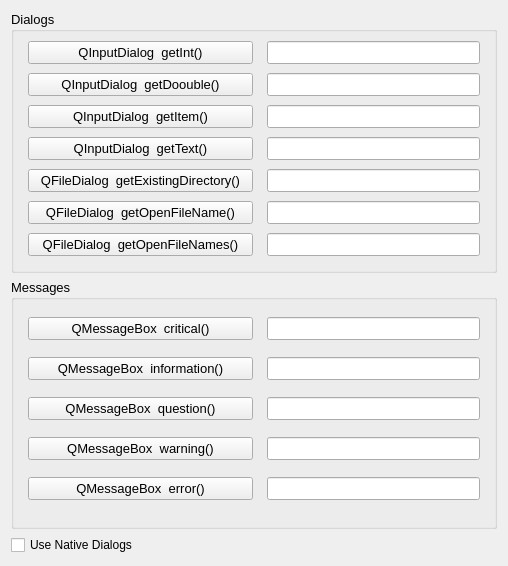
<?xml version="1.0" encoding="UTF-8"?>
<ui version="4.0">
 <class>Dialogs</class>
 <widget class="QWidget" name="Dialogs">
  <property name="geometry">
   <rect>
    <x>0</x>
    <y>0</y>
    <width>508</width>
    <height>566</height>
   </rect>
  </property>
  <property name="windowTitle">
   <string>Dialog Samples</string>
  </property>
  <layout class="QGridLayout" name="gridLayout">
   <item row="0" column="0">
    <widget class="QGroupBox" name="groupBox_1">
     <property name="font">
      <font>
       <pointsize>10</pointsize>
      </font>
     </property>
     <property name="title">
      <string>Dialogs</string>
     </property>
     <layout class="QGridLayout" name="gridLayout_1">
      <property name="leftMargin">
       <number>14</number>
      </property>
      <property name="topMargin">
       <number>9</number>
      </property>
      <property name="rightMargin">
       <number>14</number>
      </property>
      <property name="bottomMargin">
       <number>14</number>
      </property>
      <property name="horizontalSpacing">
       <number>14</number>
      </property>
      <property name="verticalSpacing">
       <number>9</number>
      </property>
      <item row="0" column="0">
       <widget class="QPushButton" name="integer_pushButton">
        <property name="font">
         <font>
          <pointsize>10</pointsize>
         </font>
        </property>
        <property name="text">
         <string>QInputDialog  getInt()</string>
        </property>
       </widget>
      </item>
      <item row="0" column="1">
       <widget class="QLineEdit" name="integer_lineEdit"/>
      </item>
      <item row="1" column="0">
       <widget class="QPushButton" name="double_pushButton">
        <property name="font">
         <font>
          <pointsize>10</pointsize>
         </font>
        </property>
        <property name="text">
         <string>QInputDialog  getDoouble()</string>
        </property>
       </widget>
      </item>
      <item row="1" column="1">
       <widget class="QLineEdit" name="double_lineEdit"/>
      </item>
      <item row="2" column="0">
       <widget class="QPushButton" name="getItem_pushButton">
        <property name="font">
         <font>
          <pointsize>10</pointsize>
         </font>
        </property>
        <property name="text">
         <string>QInputDialog  getItem()</string>
        </property>
       </widget>
      </item>
      <item row="2" column="1">
       <widget class="QLineEdit" name="getItem_lineEdit"/>
      </item>
      <item row="3" column="0">
       <widget class="QPushButton" name="getText_pushButton">
        <property name="font">
         <font>
          <pointsize>10</pointsize>
         </font>
        </property>
        <property name="text">
         <string>QInputDialog  getText()</string>
        </property>
       </widget>
      </item>
      <item row="3" column="1">
       <widget class="QLineEdit" name="getText_lineEdit"/>
      </item>
      <item row="4" column="0">
       <widget class="QPushButton" name="dir_pushButton">
        <property name="font">
         <font>
          <pointsize>10</pointsize>
         </font>
        </property>
        <property name="text">
         <string>QFileDialog  getExistingDirectory()</string>
        </property>
       </widget>
      </item>
      <item row="5" column="0">
       <widget class="QPushButton" name="openFile_pushButton">
        <property name="font">
         <font>
          <pointsize>10</pointsize>
         </font>
        </property>
        <property name="text">
         <string>QFileDialog  getOpenFileName()</string>
        </property>
       </widget>
      </item>
      <item row="6" column="0">
       <widget class="QPushButton" name="openFiles_pushButton">
        <property name="minimumSize">
         <size>
          <width>225</width>
          <height>0</height>
         </size>
        </property>
        <property name="font">
         <font>
          <pointsize>10</pointsize>
         </font>
        </property>
        <property name="text">
         <string>QFileDialog  getOpenFileNames()</string>
        </property>
       </widget>
      </item>
      <item row="4" column="1">
       <widget class="QLineEdit" name="dir_lineEdit"/>
      </item>
      <item row="5" column="1">
       <widget class="QLineEdit" name="openFile_lineEdit"/>
      </item>
      <item row="6" column="1">
       <widget class="QLineEdit" name="openFiles_lineEdit">
        <property name="minimumSize">
         <size>
          <width>150</width>
          <height>0</height>
         </size>
        </property>
       </widget>
      </item>
     </layout>
    </widget>
   </item>
   <item row="1" column="0">
    <widget class="QGroupBox" name="groupBox_2">
     <property name="font">
      <font>
       <pointsize>10</pointsize>
      </font>
     </property>
     <property name="title">
      <string>Messages</string>
     </property>
     <layout class="QGridLayout" name="gridLayout_2">
      <property name="leftMargin">
       <number>14</number>
      </property>
      <property name="rightMargin">
       <number>14</number>
      </property>
      <property name="bottomMargin">
       <number>14</number>
      </property>
      <property name="horizontalSpacing">
       <number>14</number>
      </property>
      <property name="verticalSpacing">
       <number>9</number>
      </property>
      <item row="3" column="1">
       <widget class="QLineEdit" name="warn_lineEdit"/>
      </item>
      <item row="2" column="1">
       <widget class="QLineEdit" name="quest_lineEdit"/>
      </item>
      <item row="4" column="0">
       <widget class="QPushButton" name="error_pushButton">
        <property name="minimumSize">
         <size>
          <width>225</width>
          <height>0</height>
         </size>
        </property>
        <property name="font">
         <font>
          <pointsize>10</pointsize>
         </font>
        </property>
        <property name="text">
         <string>QMessageBox  error()</string>
        </property>
       </widget>
      </item>
      <item row="1" column="0">
       <widget class="QPushButton" name="info_pushButton">
        <property name="font">
         <font>
          <pointsize>10</pointsize>
         </font>
        </property>
        <property name="text">
         <string>QMessageBox  information()</string>
        </property>
       </widget>
      </item>
      <item row="0" column="1">
       <widget class="QLineEdit" name="critical_lineEdit"/>
      </item>
      <item row="2" column="0">
       <widget class="QPushButton" name="quest_pushButton">
        <property name="font">
         <font>
          <pointsize>10</pointsize>
         </font>
        </property>
        <property name="text">
         <string>QMessageBox  question()</string>
        </property>
       </widget>
      </item>
      <item row="4" column="1">
       <widget class="QLineEdit" name="error_lineEdit">
        <property name="minimumSize">
         <size>
          <width>150</width>
          <height>0</height>
         </size>
        </property>
       </widget>
      </item>
      <item row="0" column="0">
       <widget class="QPushButton" name="critical_pushButton">
        <property name="font">
         <font>
          <pointsize>10</pointsize>
         </font>
        </property>
        <property name="text">
         <string>QMessageBox  critical()</string>
        </property>
       </widget>
      </item>
      <item row="1" column="1">
       <widget class="QLineEdit" name="info_lineEdit"/>
      </item>
      <item row="3" column="0">
       <widget class="QPushButton" name="warn_pushButton">
        <property name="font">
         <font>
          <pointsize>10</pointsize>
         </font>
        </property>
        <property name="text">
         <string>QMessageBox  warning()</string>
        </property>
       </widget>
      </item>
     </layout>
    </widget>
   </item>
   <item row="2" column="0">
    <widget class="QCheckBox" name="native_checkBox">
     <property name="text">
      <string>Use Native Dialogs</string>
     </property>
    </widget>
   </item>
  </layout>
  <zorder>groupBox_2</zorder>
  <zorder>groupBox_1</zorder>
  <zorder>native_checkBox</zorder>
 </widget>
 <tabstops>
  <tabstop>integer_pushButton</tabstop>
  <tabstop>double_pushButton</tabstop>
  <tabstop>getItem_pushButton</tabstop>
  <tabstop>getText_pushButton</tabstop>
  <tabstop>dir_pushButton</tabstop>
  <tabstop>openFile_pushButton</tabstop>
  <tabstop>openFiles_pushButton</tabstop>
  <tabstop>critical_pushButton</tabstop>
  <tabstop>info_pushButton</tabstop>
  <tabstop>quest_pushButton</tabstop>
  <tabstop>warn_pushButton</tabstop>
  <tabstop>error_pushButton</tabstop>
  <tabstop>integer_lineEdit</tabstop>
  <tabstop>double_lineEdit</tabstop>
  <tabstop>getItem_lineEdit</tabstop>
  <tabstop>getText_lineEdit</tabstop>
  <tabstop>dir_lineEdit</tabstop>
  <tabstop>openFile_lineEdit</tabstop>
  <tabstop>openFiles_lineEdit</tabstop>
  <tabstop>info_lineEdit</tabstop>
  <tabstop>quest_lineEdit</tabstop>
  <tabstop>warn_lineEdit</tabstop>
  <tabstop>error_lineEdit</tabstop>
  <tabstop>critical_lineEdit</tabstop>
 </tabstops>
 <resources/>
 <connections/>
</ui>
